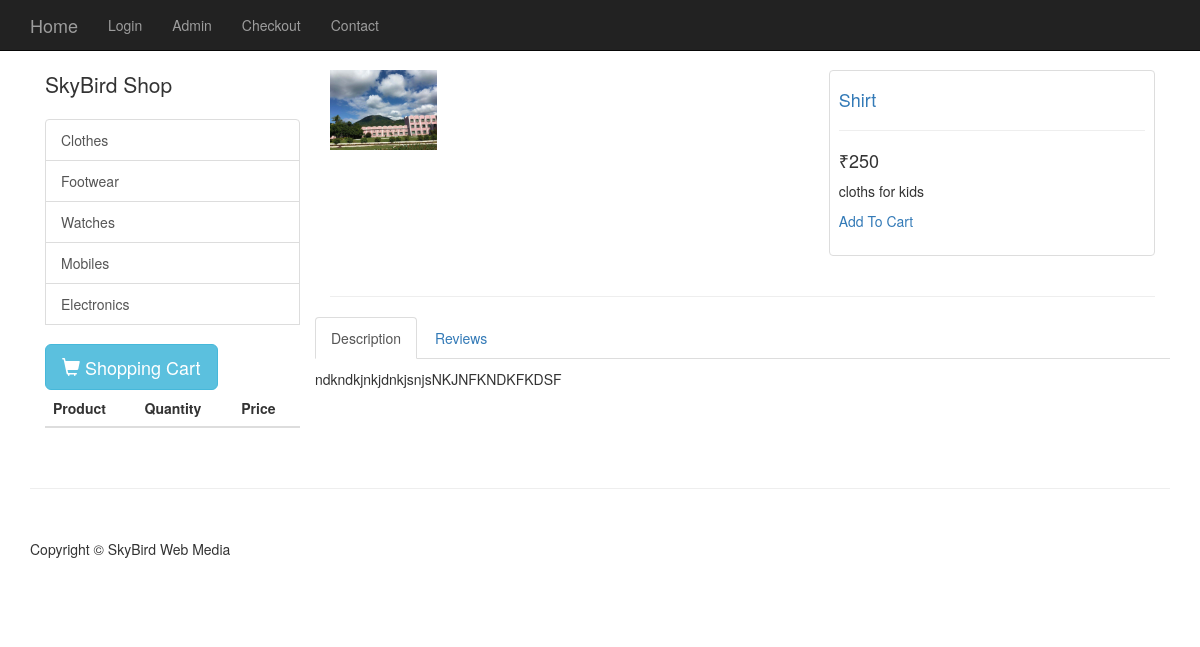
The page /public/item.php?id=10 on the database its author committed.
### tables this page shows
CREATE TABLE `categories` (
  `cat_id` int(11) NOT NULL,
  `cat_title` varchar(255) NOT NULL
);

CREATE TABLE `products` (
  `product_id` int(11) NOT NULL,
  `product_title` varchar(255) NOT NULL,
  `product_category_id` int(11) NOT NULL,
  `product_price` float NOT NULL,
  `product_quantity` int(11) NOT NULL,
  `product_short_description` text NOT NULL,
  `product_description` text NOT NULL,
  `product_image` varchar(255) NOT NULL
);

### public/item.php (the view, shortened to what this page needs)
<?php include(TEMPLATE_FRONT. DS ."header.php"); ?>
<div class="container">
<?php include(TEMPLATE_FRONT. DS ."side_nav.php"); ?>
<?php
$sql = "SELECT * FROM products WHERE product_id =". escape_string($_GET['id'])."";
$result = query($sql);
while ($row = fetch_array($result)):
 ?>
<div class="col-md-9">
<div class="row">
    <div class="col-md-7">
       <img class="img-responsive" src="../resources/uploads/<?php echo $row['product_image']; ?>"  alt="">
    </div>
    <div class="col-md-5">
        <div class="thumbnail">
    <div class="caption-full">
        <h4><a href="#"><?php echo $row['product_title']; ?></a> </h4>
        <hr>
        <h4 class=""><?php echo "&#x20B9;".$row['product_price']; ?></h4>
        <p><?php echo $row['product_short_description']; ?></p>
        <div class="form-group">
            <a href="../resources/cart.php?add=<?php echo $row['product_id']; ?>">Add To Cart</a>
        </div>
    </div>
</div>
</div>
</div>
        <hr>
<div class="row">
<div role="tabpanel">
  <ul class="nav nav-tabs" role="tablist">
    <li role="presentation" class="active"><a href="#home" aria-controls="home" role="tab" data-toggle="tab">Description</a></li>
    <li role="presentation"><a href="#profile" aria-controls="profile" role="tab" data-toggle="tab">Reviews</a></li>
  </ul>
  <div class="tab-content">
    <div role="tabpanel" class="tab-pane active" id="home">
    <?php echo $row['product_description']; ?>
    </div>
 </div>
</div>
</div>
</div>
<?php endwhile; ?>
</div>
<?php include(TEMPLATE_FRONT. DS ."footer.php"); ?>

### resources/functions.php (shortened to what this page needs)
<?php
function query($sql){
	global $connection;
	return mysqli_query($connection, $sql);
}
function escape_string($string){
	global $connection;
	return mysqli_real_escape_string($connection, $string);
}
function fetch_array($result){
	return mysqli_fetch_array($result);
}
function get_category(){
	$sql = "SELECT * FROM categories";
	$result = query($sql);
while($row =fetch_array($result)){
	echo "<a href='category.php?id={$row['cat_id']}' class='list-group-item'>{$row['cat_title']}</a>";
	}
}
?>

### public/css/shop-homepage.css (style rules this page uses)
body { padding-top: 70px; }
.thumbnail { padding: 0; }
.thumbnail .caption-full { padding: 9px; color: #333; }

### rows shown on the page
categories: cat_title "Clothes"
categories: cat_title "Footwear"
categories: cat_title "Watches"
categories: cat_title "Mobiles"
categories: cat_title "Electronics"
products: product_image (picture), product_title "Shirt", product_price "250", product_short_description "cloths for kids", product_description "ndkndkjnkjdnkjsnjsNKJNFKNDKFKDSF"
